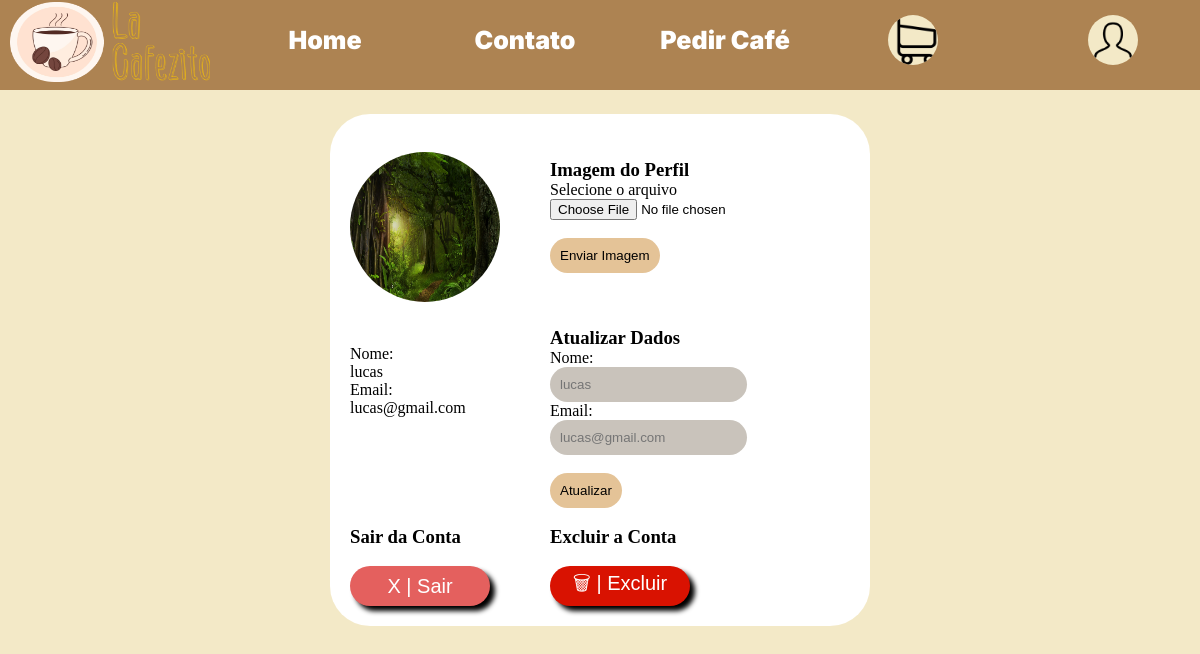
Page /perfil.php (signed in) on the committed database.
### tables this page shows
CREATE TABLE `clientes` (
  `id` int(5) NOT NULL,
  `nome` varchar(50) NOT NULL,
  `email` varchar(50) NOT NULL,
  `senha` varchar(200) NOT NULL,
  `img` varchar(50) NOT NULL
);

### classes/LaCafezito.php (called while the page is built, shortened)
<?php
    class LaCafezito{
        public function buscarCliente(){
            global $pdo;
            $sql = $pdo->prepare("SELECT nome, email FROM clientes WHERE id = :i");
            $sql-> bindValue(":i", $_SESSION['id']);
            $sql-> execute();
            if($sql->rowCount()>0){
                $dados = $sql->fetch();
                return $dados;
            }
        }
        public function buscarFoto(){
            global $pdo;
            $sql = $pdo->prepare("SELECT img FROM clientes WHERE id = :i");
            $sql-> bindValue(":i", $_SESSION['id']);
            $sql-> execute();
            $dados = $sql->fetch();
            return $dados;
        }
    }
?>

### perfil.php (the view, shortened to what this page needs)
<?php
    require_once 'classes/laCafezito.php';
    $u = new laCafezito();
?>
<!DOCTYPE html>
<html lang="pt-br">
<head>
    <link rel="stylesheet" href="styles/perfil3.css">
</head>
<body>
<div class="fundo">
    <div id="superior">
        <div id="botaoLogo">
            <img src="imagens/logoCafezito.png" alt="" width="200px" height="80px">
        </div>
        <div id="botaoHome">
            <a class="navegador" href="home.php">Home</a>
        </div>
        <div id="botaoContato">
            <a class="navegador" href="contato.php">Contato</a>
        </div>
        <div id="botaoCafe">
            <a class="navegador" href="pedir/tamanhoCafe.php">Pedir Café</a>
        </div>
        <div id="botaoCarrinho">
            <a href="historicoPedidos.php">
                <img src="imagens/carrinho2.png" id="imagemSuperior" alt="" width="50px" height="50px">
            </a>
        </div>
        <div id="botaoPerfil">
            <a href="">
                <img src="imagens/perfil.png" id="imagemSuperior" alt="" width="50px" height="50px">
            </a>
        </div>
    </div>
    <div class="campo">
        <div class="foto">
            <?php
                $u->conectar("cafe", "localhost", "root", "");
                $fotoBanco = $u->buscarFoto();
                if($fotoBanco[0] != ""){
                    echo "<br>
                    <img src='arquivos/$fotoBanco[0]' class='foto' width='150px' height='150px'>
                    <br>
                    ";
                } else {
                    echo "<br>
                    <img src='arquivos/63337562c51d1.png' class='foto' width='150px' height='150px'>
                    <br>
                    ";
                }
            ?>
        </div>
    <div class="atualizarImagem">
        <h3>Imagem do Perfil</h3>
            <form enctype="multipart/form-data" method="post">
                <p><label for="">Selecione o arquivo</label></p>
                <input name="arquivo" type="file" id="escolherImagem"> <br> <br>
                <input type="submit" name="botaoImg" id="enviar" value="Enviar Imagem">
            </form>
    </div>
    <br>
    <br>
    <br>
    <div id="usuario">
        <br>
        <?php
            $perfil = $u->buscarCliente();
            echo"<p>Nome: </p>";
            print_r($perfil["nome"]);
            echo"<p>Email: </p>";
            print_r($perfil["email"]);
        ?>
        <br>
        <br>
        <br>
  </div>
<?php
        echo "
        <div id='atualizarDados'>
        <h3>Atualizar Dados</h3>
        <form method='POST'>
            <p>Nome:</p><input type='text' class='inptAtualizar' name='nome' placeholder='$perfil[nome]'>
            <p>Email:</p><input type='email' class='inptAtualizar' name='email' placeholder='$perfil[email]''>
            <br>
            <br>
            <input type='submit' id='btnAtualizar' name='atualizar' value='Atualizar'>
        </form>
        </div>
        <br>
        ";
    ?>
    <div id="sair">
    <h3>Sair da Conta</h3>
    <br>
        <form method="post">
            <input type="submit" name="sair" value="X | Sair" id="btnsair">
        </form>
    </div>
    <div id="excluir">
    <h3>Excluir a Conta</h3>
    <br>
        <form method="post">
            <input type="submit" name="excluir" value="🗑 | Excluir" id="btnexcluir">
        </form>
    </div>
    </div>
</body>
</html>

### styles/perfil3.css (style rules this page uses)
* { padding: 0px; margin: 0px; }
#superior { display: grid; grid-template-columns: 1fr 1fr 1fr 1fr 1fr 1fr; background-color: #ad8352; height: 90px; }
.fundo { background-color: rgb(243, 233, 199); display: block; min-height: 100vh; }
.navegador { color: white; text-decoration: none; text-align: center; padding-top: 15%; font-size: 25px; font-weight: 900; font-family: 'Inter', sans-serif; }
#botaoLogo { display: grid; grid-column-start: 1; grid-column-end: 1; margin-top: 2px; margin-left: 5%; width: 200px; height: 70px; }
#botaoHome { display: grid; grid-column-start: 2; grid-column-end: 2; margin-top: 2px; margin-left: 25%; }
#botaoContato { display: grid; grid-column-start: 3; grid-column-end: 3; margin-top: 2px; margin-left: 25%; }
#botaoCafe { display: grid; grid-column-start: 4; grid-column-end: 4; margin-top: 2px; margin-left: 25%; }
#botaoCarrinho { display: grid; grid-column-start: 5; grid-column-end: 5; margin-left: 25%; }
#botaoPerfil { display: grid; grid-column-start: 6; grid-column-end: 6; margin-left: 25%; }
#imagemSuperior { margin-top: 10%; margin-left: 25%; background-color: rgb(243, 233, 199); border-radius: 50px; }
.foto { border-radius: 50%; }
.campo { padding: 20px; background-color: white; margin-top: 2%; margin-left: auto; margin-right: auto; width: 6em; width: 500px; border-radius: 40px; height:auto; overflow:hidden; min-height: 400px; }
.foto { float: left; }
.atualizarImagem { margin-left: 40%; margin-top: 5%; }
#atualizarDados { margin-left: 40%; }
#usuario { float: left; }
#sair { float: left; }
#excluir { margin-left: 40%; }
#btnsair { background-color: rgb(228, 96, 94); width: 140px; height: 40px; border: none; border-radius: 50px; color: white; font-size: 20px; text-decoration: none; box-shadow: 5px 5px 5px black; }
#btnexcluir { background-color: rgb(217,18,1); width: 140px; height: 40px; border: none; border-radius: 50px; color: white; font-size: 20px; text-decoration: none; box-shadow: 5px 5px 5px black; }
#enviar { background-color: #E4C397; border-radius: 50px; padding: 10px; border: none; }
.inptAtualizar { background-color: #C9C3BB; border-radius: 50px; border: none; padding: 10px; }
#btnAtualizar { background-color: #E4C397; border-radius: 50px; padding: 10px; border: none; }

### rows in the picture
clientes: img (picture), nome "lucas", email "lucas@gmail.com"
